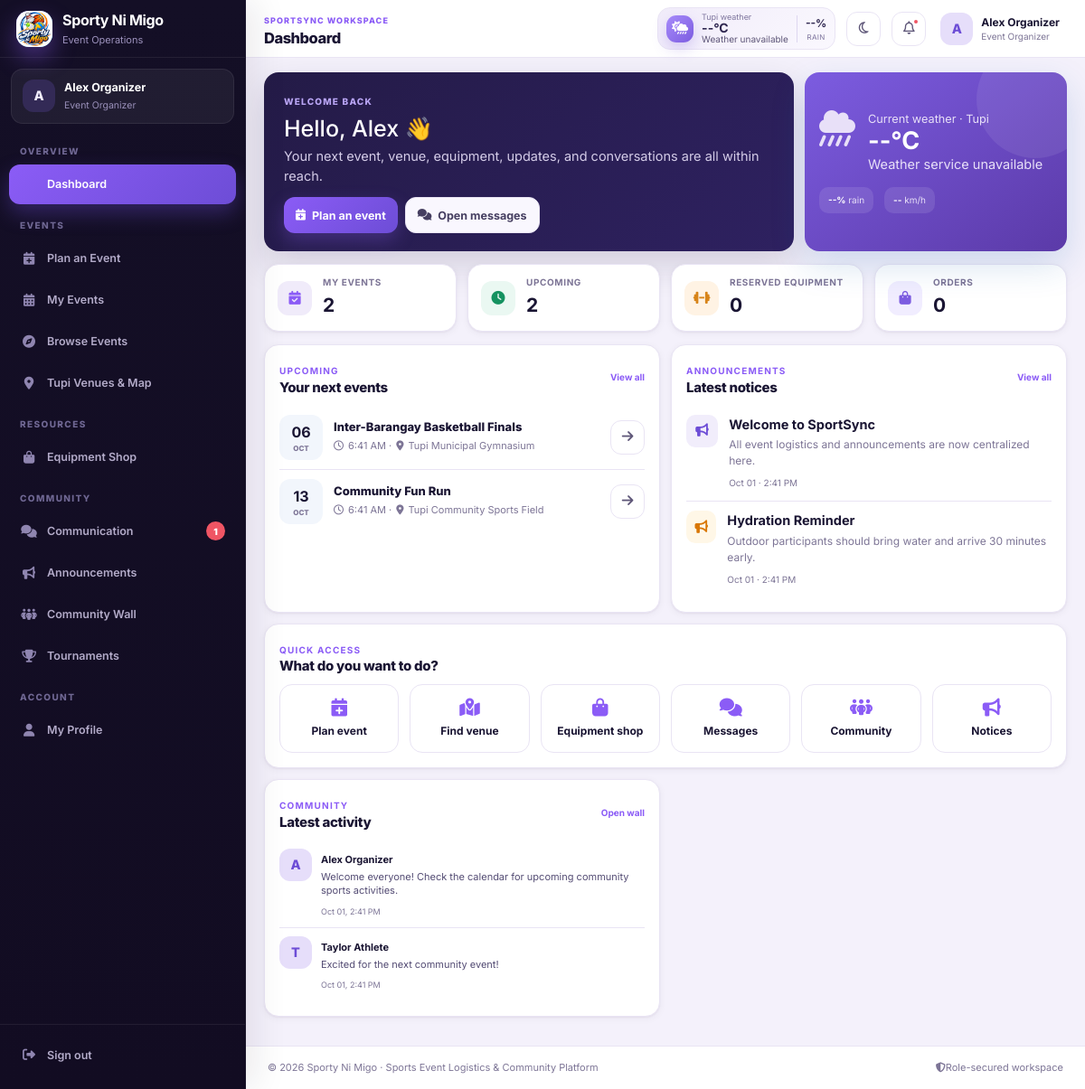
Page /index.php (signed in) on the earlier database version.
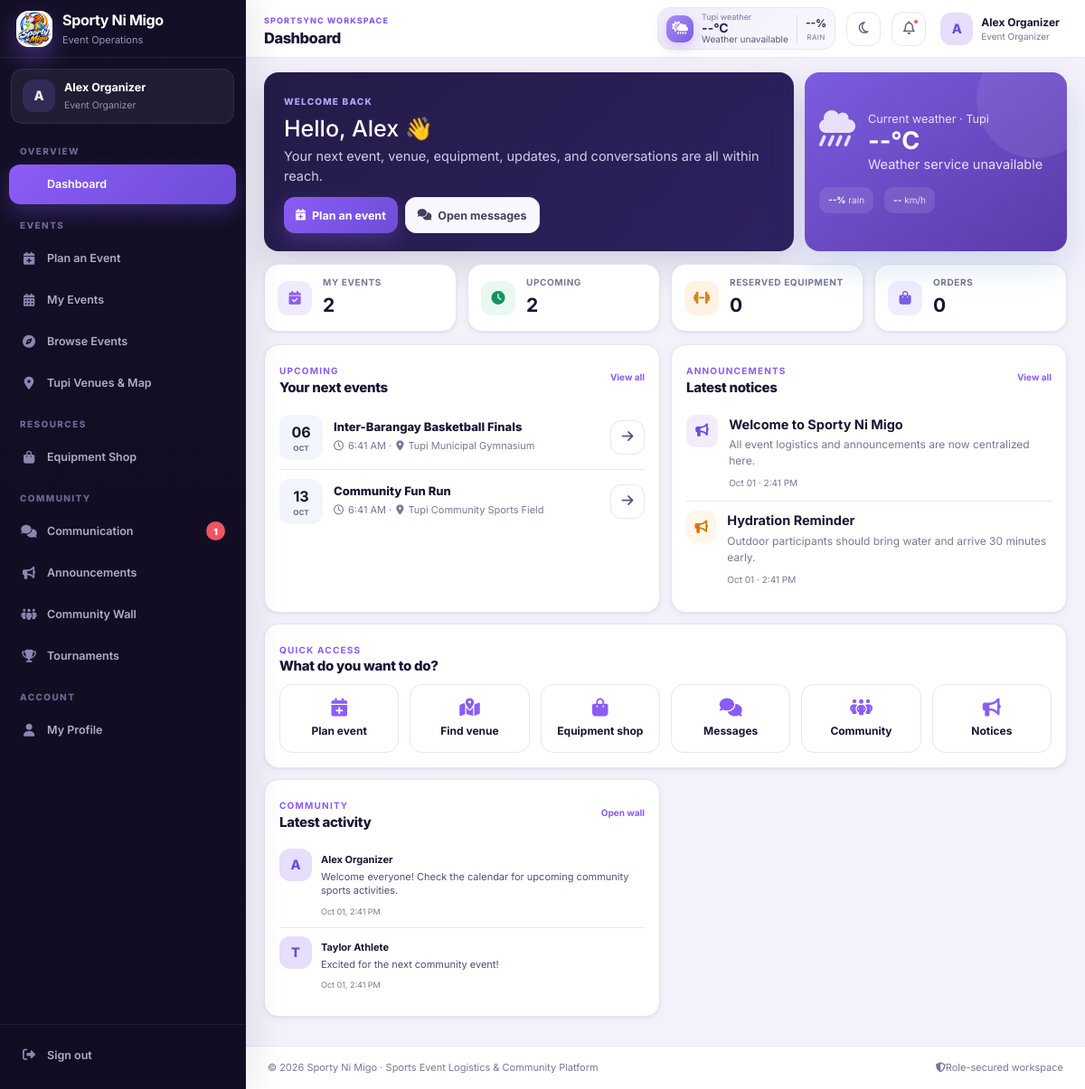
Same page on the later database version.
### tables this page shows
CREATE TABLE users (
  id INT AUTO_INCREMENT PRIMARY KEY,
  role_id INT NOT NULL,
  full_name VARCHAR(120) NOT NULL,
  email VARCHAR(150) UNIQUE NOT NULL,
  password_hash VARCHAR(255) NOT NULL,
  clerk_id VARCHAR(64) NULL UNIQUE,
  phone VARCHAR(40),
  address VARCHAR(255) NULL,
  status ENUM('active','inactive') DEFAULT 'active',
  failed_login_attempts INT NOT NULL DEFAULT 0,
  locked_until DATETIME NULL,
  email_verified_at DATETIME NULL,
  last_login_at DATETIME NULL,
  reset_token_hash CHAR(64) NULL,
  reset_expires_at DATETIME NULL,
  created_at TIMESTAMP DEFAULT CURRENT_TIMESTAMP,
  updated_at TIMESTAMP DEFAULT CURRENT_TIMESTAMP ON UPDATE CURRENT_TIMESTAMP,
  INDEX idx_users_role (role_id),
  FOREIGN KEY (role_id) REFERENCES roles(id)
);

CREATE TABLE roles (
  id INT AUTO_INCREMENT PRIMARY KEY,
  name VARCHAR(50) UNIQUE NOT NULL
);

CREATE TABLE events (
  id INT AUTO_INCREMENT PRIMARY KEY,
  title VARCHAR(160) NOT NULL,
  description TEXT,
  event_type VARCHAR(80),
  start_at DATETIME NOT NULL,
  end_at DATETIME NOT NULL,
  venue_id INT NULL,
  organizer_id INT NULL,
  status ENUM('draft','scheduled','ongoing','completed','cancelled') DEFAULT 'scheduled',
  is_outdoor TINYINT(1) DEFAULT 0,
  created_at TIMESTAMP DEFAULT CURRENT_TIMESTAMP,
  INDEX idx_events_organizer_schedule (organizer_id, status, start_at),
  INDEX idx_events_venue_schedule (venue_id, status, start_at, end_at),
  FOREIGN KEY (venue_id) REFERENCES venues(id) ON DELETE SET NULL,
  FOREIGN KEY (organizer_id) REFERENCES users(id) ON DELETE SET NULL
);

CREATE TABLE venues (
  id INT AUTO_INCREMENT PRIMARY KEY,
  name VARCHAR(120) NOT NULL,
  address VARCHAR(255),
  latitude DECIMAL(10,7),
  longitude DECIMAL(10,7),
  capacity INT DEFAULT 0,
  facilities TEXT,
  layout_notes TEXT,
  image_path VARCHAR(255) NULL,
  status ENUM('available','maintenance','inactive') DEFAULT 'available',
  created_at TIMESTAMP DEFAULT CURRENT_TIMESTAMP
);

CREATE TABLE announcements (
  id INT AUTO_INCREMENT PRIMARY KEY,
  title VARCHAR(180) NOT NULL,
  body TEXT NOT NULL,
  type ENUM('general','urgent','emergency') DEFAULT 'general',
  audience VARCHAR(80) DEFAULT 'all',
  event_id INT NULL,
  created_by INT,
  expires_at DATETIME NULL,
  sms_total INT NOT NULL DEFAULT 0,
  sms_sent INT NOT NULL DEFAULT 0,
  sms_failed INT NOT NULL DEFAULT 0,
  created_at TIMESTAMP DEFAULT CURRENT_TIMESTAMP,
  FOREIGN KEY (event_id) REFERENCES events(id) ON DELETE SET NULL,
  FOREIGN KEY (created_by) REFERENCES users(id) ON DELETE SET NULL
);

CREATE TABLE community_posts (
  id INT AUTO_INCREMENT PRIMARY KEY,
  user_id INT NOT NULL,
  post_type ENUM('community','event','tournament') NOT NULL DEFAULT 'community',
  event_id INT NULL,
  tournament_id INT NULL,
  content TEXT NOT NULL,
  image_path VARCHAR(255),
  created_at TIMESTAMP DEFAULT CURRENT_TIMESTAMP,
  INDEX idx_community_created (created_at),
  FOREIGN KEY (user_id) REFERENCES users(id) ON DELETE CASCADE
);

### config/auth.php (called while the page is built, shortened)
<?php
function current_user(){ return $_SESSION['user'] ?? null; }
function has_role($roles){ $u=current_user(); return $u && in_array($u['role_name'], (array)$roles, true); }
function role_capabilities(?string $roleName = null): array {
    $roleName = $roleName ?? (current_user()['role_name'] ?? '');
    $map = [
        'Administrator' => [
            'manage_events','manage_venues','manage_equipment','manage_inventory','manage_orders',
            'manage_participants','manage_announcements','manage_users','view_reports','communicate','community','view_weather'
        ],
        'Staff/Coordinator' => [
            'manage_events','manage_venues','manage_equipment','manage_inventory','manage_orders',
            'manage_participants','manage_announcements','view_reports','communicate','community','view_weather'
        ],
        'Event Organizer' => [
            'plan_event','manage_own_event','borrow_equipment','order_merchandise','communicate','community','view_weather','travel'
        ],
        'Participant/Athlete' => [
            'plan_event','manage_own_event','borrow_equipment','order_merchandise','register_event','communicate','community','view_weather','travel'
        ],
        'Spectator/Community Member' => [
            'plan_event','manage_own_event','borrow_equipment','order_merchandise','register_event','communicate','community','view_weather','travel'
        ],
    ];
    return $map[$roleName] ?? [];
}
function can_role(string $capability): bool { return in_array($capability, role_capabilities(), true); }
function e($v){ return htmlspecialchars((string)$v, ENT_QUOTES|ENT_SUBSTITUTE, 'UTF-8'); }
function validate_session_user(PDO $pdo, bool $api = false): void {
    $sessionUser = current_user();
    try {
        $stmt = $pdo->prepare('SELECT u.id,u.full_name,u.email,u.phone,u.address,u.status,r.name role_name FROM users u JOIN roles r ON r.id=u.role_id WHERE u.id=? LIMIT 1');
        $stmt->execute([(int)$sessionUser['id']]);
    } catch (Throwable $e) {
        sportsync_log($e);
        return;
    }
}

### index.php (the view, shortened to what the rows shown need)
<?php
require 'config/db.php';
require 'config/auth.php';
require 'config/schedule.php';
validate_session_user($pdo);
$u=current_user();
$page=$_GET['page']??'dashboard';
$isManager=can_role('manage_events');
$canPlanEvent=can_role('plan_event');
$menu=[
 'dashboard'=>['Dashboard','fa-grid-2','Overview'],
 'events'=>[$isManager?'Event Management':'My Events','fa-calendar-days','Events'],
 'discover'=>['Browse Events','fa-compass','Events'],
 'venues'=>['Tupi Venues & Map','fa-location-dot','Events'],
 'shop'=>[$isManager?'Shop & Orders':'Equipment Shop','fa-bag-shopping','Resources'],
 'communication'=>['Communication','fa-comments','Community'],
 'announcements'=>['Announcements','fa-bullhorn','Community'],
 'community'=>['Community Wall','fa-people-group','Community'],
 'tournament'=>['Tournaments','fa-trophy','Community'],
 'profile'=>['My Profile','fa-user','Account'],
];
if($canPlanEvent){
    $menu=['dashboard'=>$menu['dashboard'],'plan'=>['Plan an Event','fa-calendar-plus','Events']] + array_diff_key($menu,['dashboard'=>1]);
}else{
    $menu['equipment']=['Equipment Management','fa-dumbbell','Manage'];
}
?><!doctype html>
<html lang="en"><head>
<link href="https://cdn.jsdelivr.net/npm/bootstrap@5.3.3/dist/css/bootstrap.min.css" rel="stylesheet"><link href="https://cdnjs.cloudflare.com/ajax/libs/font-awesome/6.5.2/css/all.min.css" rel="stylesheet"><link rel="stylesheet" href="https://unpkg.com/leaflet@1.9.4/dist/leaflet.css"><link rel="stylesheet" href="assets/css/app.css?v=20261002a"><link rel="stylesheet" href="assets/css/ui-polish.css?v=20261002a"></head>
<body class="app-body">
<div class="app-shell">
<aside class="sidebar" id="sidebar">
 <div class="sidebar-user"><div class="avatar"><?=e(strtoupper(substr($u['name'],0,1)))?></div><div class="min-w-0"><strong><?=e($u['name'])?></strong><small><?=e($u['role_name'])?></small></div></div>
</aside>
<div class="content-wrap">
<header class="topbar"><div class="topbar-left"><div><h1><?=e($menu[$page][0]??'Dashboard')?></h1></div></div><div class="topbar-right"><a class="user-chip" href="?page=profile"><div class="avatar"><?=e(strtoupper(substr($u['name'],0,1)))?></div><div class="d-none d-md-block"><strong><?=e($u['name'])?></strong><small><?=e($u['role_name'])?></small></div></a></div></header>
<main class="main-content" id="mainContent" tabindex="-1">
<?php if($page==='dashboard'):
if($isManager){
 $myEvents=(int)$pdo->query('SELECT COUNT(*) FROM events WHERE status<>"cancelled"')->fetchColumn();
 $upcoming=(int)$pdo->query('SELECT COUNT(*) FROM events WHERE start_at>NOW() AND status="scheduled"')->fetchColumn();
 $reserved=(int)$pdo->query('SELECT COALESCE(SUM(quantity),0) FROM event_equipment_reservations WHERE status="reserved"')->fetchColumn();
 $orderCount=(int)$pdo->query('SELECT COUNT(*) FROM orders WHERE status IN("pending","confirmed","ready")')->fetchColumn();
 $userCount=(int)$pdo->query('SELECT COUNT(*) FROM users WHERE status="active"')->fetchColumn();
 $nextEvents=$pdo->query('SELECT e.*,v.name venue_name FROM events e LEFT JOIN venues v ON v.id=e.venue_id WHERE e.start_at>=NOW() AND e.status="scheduled" ORDER BY e.start_at LIMIT 4')->fetchAll();
}else{
 $q=$pdo->prepare('SELECT COUNT(*) FROM events WHERE organizer_id=? AND status<>"cancelled"');$q->execute([$u['id']]);$myEvents=(int)$q->fetchColumn();
 $q=$pdo->prepare('SELECT COUNT(*) FROM events WHERE organizer_id=? AND start_at>NOW() AND status="scheduled"');$q->execute([$u['id']]);$upcoming=(int)$q->fetchColumn();
 $q=$pdo->prepare('SELECT COALESCE(SUM(quantity),0) FROM event_equipment_reservations WHERE user_id=? AND status="reserved"');$q->execute([$u['id']]);$reserved=(int)$q->fetchColumn();
 $q=$pdo->prepare('SELECT COUNT(*) FROM orders WHERE user_id=? AND status<>"cancelled"');$q->execute([$u['id']]);$orderCount=(int)$q->fetchColumn();
 $q=$pdo->prepare('SELECT e.*,v.name venue_name FROM events e LEFT JOIN venues v ON v.id=e.venue_id WHERE e.organizer_id=? AND e.start_at>=NOW() AND e.status="scheduled" ORDER BY e.start_at LIMIT 4');$q->execute([$u['id']]);$nextEvents=$q->fetchAll();
}
$recentNotices=$pdo->query('SELECT a.*,u.full_name FROM announcements a LEFT JOIN users u ON u.id=a.created_by WHERE expires_at IS NULL OR expires_at>NOW() ORDER BY created_at DESC LIMIT 3')->fetchAll();
$community=$pdo->query('SELECT p.*,u.full_name FROM community_posts p JOIN users u ON u.id=p.user_id ORDER BY p.created_at DESC LIMIT 3')->fetchAll();
?>
<div class="dashboard-welcome">
 <div><span class="eyebrow">WELCOME BACK</span><h2>Hello, <?=e(explode(' ',$u['name'])[0])?> 👋</h2><p><?=$isManager?'Monitor events, resources, users, orders, and urgent communications from one workspace.':'Your next event, venue, equipment, updates, and conversations are all within reach.'?></p><div class="hero-actions"><?php if($canPlanEvent):?><a class="btn btn-primary" href="?page=plan"><i class="fa-solid fa-calendar-plus"></i>Plan an event</a><?php else:?><a class="btn btn-primary" href="?page=events"><i class="fa-solid fa-calendar-check"></i>Manage events</a><?php endif;?><a class="btn btn-soft" href="?page=communication"><i class="fa-solid fa-comments"></i>Open messages</a></div></div>
 <div class="weather-hero" id="dashboardWeather"><i class="fa-solid fa-cloud-showers-heavy"></i><div><small>Current weather · Tupi</small><strong id="dashWeatherTemp">--°C</strong><span id="dashWeatherText">Checking live conditions...</span></div><div class="weather-metrics"><span><b id="dashRain">--%</b> rain</span><span><b id="dashWind">--</b> km/h</span></div></div>
</div>
<div class="stats-grid dashboard-stats"><div class="stat-card"><div class="stat-icon blue"><i class="fa-solid fa-calendar-check"></i></div><div><small><?=$isManager?'Total events':'My events'?></small><strong><?=$myEvents?></strong></div></div><div class="stat-card"><div class="stat-icon green"><i class="fa-solid fa-clock"></i></div><div><small>Upcoming</small><strong><?=$upcoming?></strong></div></div><div class="stat-card"><div class="stat-icon orange"><i class="fa-solid fa-dumbbell"></i></div><div><small>Reserved equipment</small><strong><?=$reserved?></strong></div></div><div class="stat-card"><div class="stat-icon purple"><i class="fa-solid fa-bag-shopping"></i></div><div><small>Orders</small><strong><?=$orderCount?></strong></div></div></div>
<div class="dashboard-grid">
 <section class="panel"><div class="panel-head"><div><span class="eyebrow">UPCOMING</span><h3><?=$isManager?'Upcoming events':'Your next events'?></h3></div><a href="?page=events">View all</a></div><?php if(!$nextEvents):?><div class="empty-state compact"><i class="fa-regular fa-calendar-plus"></i><h4>No upcoming events yet</h4><p><?=$canPlanEvent?'Choose a date on the planner to create your first event.':'No scheduled event is waiting for management.'?></p><?php if($canPlanEvent):?><a class="btn btn-primary btn-sm" href="?page=plan">Open planner</a><?php endif;?></div><?php else:?><div class="event-list"><?php foreach($nextEvents as $e):?><article class="event-row"><div class="event-date"><strong><?=date('d',strtotime($e['start_at']))?></strong><span><?=strtoupper(date('M',strtotime($e['start_at'])))?></span></div><div class="event-info"><h4><?=e($e['title'])?></h4><p><i class="fa-regular fa-clock"></i><?=e(date('g:i A',strtotime($e['start_at'])))?> · <i class="fa-solid fa-location-dot"></i><?=e($e['venue_name']??'TBA')?></p></div><a class="icon-btn" href="?page=events"><i class="fa-solid fa-arrow-right"></i></a></article><?php endforeach;?></div><?php endif;?></section>
 <section class="panel"><div class="panel-head"><div><span class="eyebrow">ANNOUNCEMENTS</span><h3>Latest notices</h3></div><a href="?page=announcements">View all</a></div><?php if(!$recentNotices):?><div class="empty-state compact"><i class="fa-regular fa-bell"></i><h4>No announcements</h4><p>Important reminders will appear here.</p></div><?php else:foreach($recentNotices as $n):?><article class="dashboard-notice <?=e($n['type'])?>"><i class="fa-solid <?=$n['type']==='emergency'?'fa-triangle-exclamation':'fa-bullhorn'?>"></i><div><strong><?=e($n['title'])?></strong><p><?=e(mb_strimwidth(strip_tags($n['body']),0,105,'…'))?></p><small><?=e(date('M d · g:i A',strtotime($n['created_at'])))?></small></div></article><?php endforeach;endif;?></section>
 <section class="panel quick-panel"><div class="panel-head"><div><span class="eyebrow">QUICK ACCESS</span><h3>What do you want to do?</h3></div></div><div class="quick-grid"><?php if($canPlanEvent):?><a href="?page=plan"><i class="fa-solid fa-calendar-plus"></i><span>Plan event</span></a><?php endif;?><a href="?page=venues"><i class="fa-solid fa-map-location-dot"></i><span>Find venue</span></a><a href="?page=shop"><i class="fa-solid fa-bag-shopping"></i><span>Equipment shop</span></a><a href="?page=communication"><i class="fa-solid fa-comments"></i><span>Messages</span></a><a href="?page=community"><i class="fa-solid fa-people-group"></i><span>Community</span></a><a href="?page=announcements"><i class="fa-solid fa-bullhorn"></i><span>Notices</span></a></div></section>
 <section class="panel"><div class="panel-head"><div><span class="eyebrow">COMMUNITY</span><h3>Latest activity</h3></div><a href="?page=community">Open wall</a></div><?php if(!$community):?><div class="empty-state compact"><i class="fa-solid fa-people-group"></i><h4>No community posts yet</h4><p>Event and tournament updates will appear here.</p></div><?php else:foreach($community as $p):?><div class="feed-mini"><div class="avatar"><?=e(strtoupper(substr($p['full_name'],0,1)))?></div><div><strong><?=e($p['full_name'])?></strong><p><?=e(mb_strimwidth($p['content'],0,110,'…'))?></p><small><?=e(date('M d, g:i A',strtotime($p['created_at'])))?></small></div></div><?php endforeach;endif;?></section>
</div>
<?php endif;?>
</main>
</div></div>

Differences in the rows shown:
changed announcements "All event logistics and announcements are now centralized here.": title "Welcome to SportSync" → "Welcome to Sporty Ni Migo"
